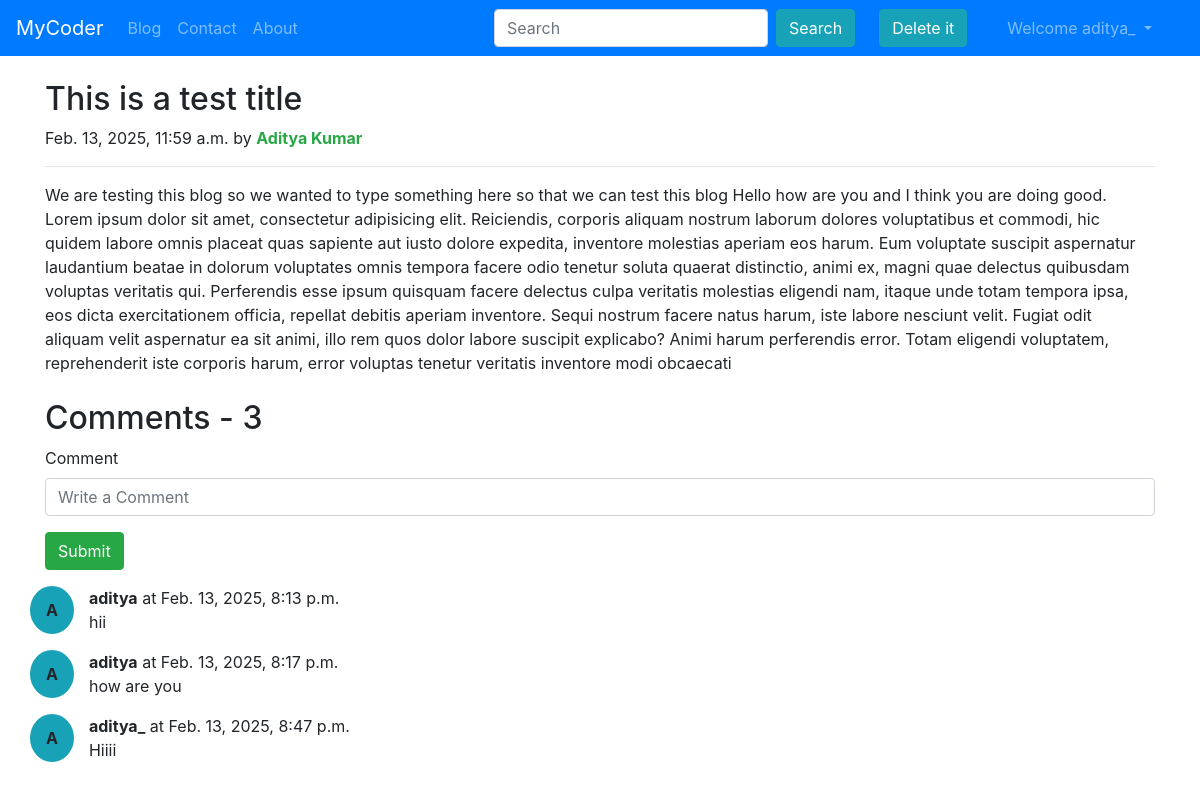
Screenshot of /blog/dummy-post (signed in) with the database file from the repository.
### blog/models.py (models this page shows, shortened)
class Post(models.Model):
    sno = models.AutoField(primary_key=True)
    title = models.CharField(max_length=50)
    content = models.TextField(max_length=100000)
    author = models.CharField(max_length=30)
    slug = models.CharField(max_length=30)
    timeStamp = models.DateTimeField(blank=True)

class BlogComment(models.Model):
    sno = models.AutoField(primary_key=True)
    comment = models.TextField()
    user = models.ForeignKey(User, on_delete=models.CASCADE)
    post = models.ForeignKey(Post, on_delete=models.CASCADE) # if post is deleted then also delete the comments
    parent = models.ForeignKey('self', on_delete=models.CASCADE, null=True)
    timeStamp = models.DateTimeField(default=now)

### blog/views.py (the view)
# urls.py: path('<str:slug>', views.blogPost, name='Blog Post'),
def blogPost(request, slug):
    post = Post.objects.get(slug=slug)
    comments = BlogComment.objects.filter(post=post)
    context = {'post': post, 'comments': comments, 'user': request.user}
    return render(request, 'blog/blogPost.html', context)

### templates/blog/blogPost.html (shortened to what this page needs)
{% extends "base.html" %}
{% block body %}
    <div class="container my-4">
        <div class="blog-post">
            <h2 class="blog-post-title">{{post.title}}</h2>
            <p class="blog-post-meta">{{post.timeStamp}} by <strong class="text-success">{{post.author}}</strong></p>
            <hr>
            <p>{{post.content}}</p>
        </div>
    </div>
    <div class="container">
        <h2>Comments - {{comments.count}}</h2>
        <div class="my-2">
            {% if not user.is_authenticated %}
                <div class="alert alert-warning" role="alert">
                    Please login to Post a Comment
                </div>
            {% else %}
                <form action="/blog/postComment" method="post">{% csrf_token %}
                    <div class="mb-3 form-group">
                        <label for="comment" class="form-label">Comment</label>
                        <input type="text" name="comment" class="form-control" id="comment" placeholder="Write a Comment" required>
                    </div>
                    <button type="submit" class="btn btn-success">Submit</button>
                </form>
            {% endif %}
        </div>
        {% for comment in comments %}
        <div class="row my-3">
            <div class="bg-info d-flex justify-content-center align-items-center rounded-circle p-1 px-3"><b>{{comment.user.username|slice:"0:1"|upper}}</b></div>
            <div class="col-md-11 ">
                <b>{{comment.user.username}}</b> at {{comment.timeStamp}}
                <div>{{comment.comment}}</div>
            </div>
        </div>
        {% endfor %}
    </div>
{% endblock body %}

### templates/base.html (shortened to what this page needs)
<!DOCTYPE html>
<html lang="en">
  <head>
    <link rel="stylesheet" href="https://cdn.jsdelivr.net/npm/bootstrap@4.6.2/dist/css/bootstrap.min.css">
  </head>
  <nav class="navbar navbar-expand-lg navbar-dark bg-primary">
    <a class="navbar-brand" href="/">MyCoder</a>
    <div class="collapse navbar-collapse" id="navbarSupportedContent">
      <ul class="navbar-nav mr-auto">
        <li class="nav-item">
          <a class="nav-link {% block blog %}{% endblock blog %}" href="/blog">Blog</a>
        </li>
        <li class="nav-item">
          <a class="nav-link {% block contact %}{% endblock contact %}" href="/contact">Contact</a>
        </li>
        <li class="nav-item">
          <a class="nav-link {% block about %}{% endblock about %}" href="/about">About</a>
        </li>
      </ul>
      <form class="form-inline my-2 my-lg-0 mx-3" action="/search">
        <input class="form-control mr-sm-2" type="search" name='search' id="search" placeholder="Search" aria-label="Search">
        <button class="btn btn-info my-2 my-sm-0" type="submit">Search</button>
      </form>
      <a role="button" href="/admin" target="_blank" class="btn btn-info m-2 my-sm-0" type="submit">Delete it</a>
      {% if not user.is_authenticated %}
        <button type="button" class="btn btn-info mx-2" data-toggle="modal" data-target="#loginModal">
          Login
        </button>
        <button type="button" class="btn btn-info" data-toggle="modal" data-target="#signupModal">
          Signup
        </button>
      {% else %}
        <ul class="navbar-nav mx-4">
          <li class="nav-item dropdown">
            <a class="nav-link dropdown-toggle" href="#" role="button" data-toggle="dropdown" aria-expanded="false">
              Welcome {{request.user}}
            </a>
          </li>
        </ul>
      {% endif %}
    </div>
  </nav>
  {% block body %}{% endblock body %}
</html>

### rows the page displays
Post: title "This is a test title", timeStamp "Feb. 13, 2025, 11:59 a.m.", author "Aditya Kumar", content "We are testing this blog so we wanted to type something here so that we can test this blog Hello how are you and I think you are doing good. Lorem ipsum dolor sit amet, consectetur adipisicing elit. Reiciendis, corporis aliquam nostrum laborum dolores voluptatibus et commodi, hic quidem labore omnis placeat quas sapiente aut iusto dolore expedita, inventore molestias aperiam eos harum. Eum voluptate suscipit aspernatur laudantium beatae in dolorum voluptates omnis tempora facere odio tenetur soluta quaerat distinctio, animi ex, magni quae delectus quibusdam voluptas veritatis qui. Perferendis esse ipsum quisquam facere delectus culpa veritatis molestias eligendi nam, itaque unde totam…"
BlogComment: user.username "A", user.username "aditya", timeStamp "Feb. 13, 2025, 8:13 p.m.", comment "hii"
BlogComment: user.username "A", user.username "aditya", timeStamp "Feb. 13, 2025, 8:17 p.m.", comment "how are you"
BlogComment: user.username "A", user.username "aditya_", timeStamp "Feb. 13, 2025, 8:47 p.m.", comment "Hiiii"

### other values shown
{{ request.user }} "aditya_"
{{ comments.count }} "3"
